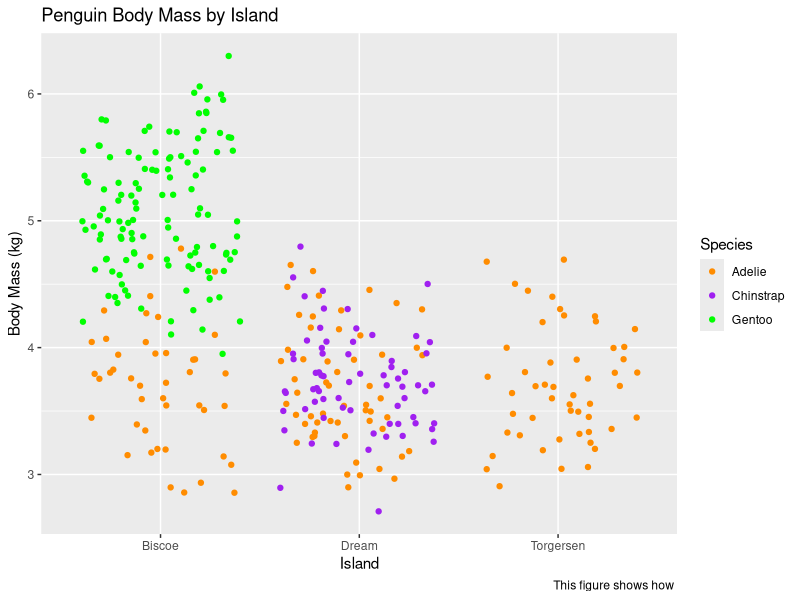
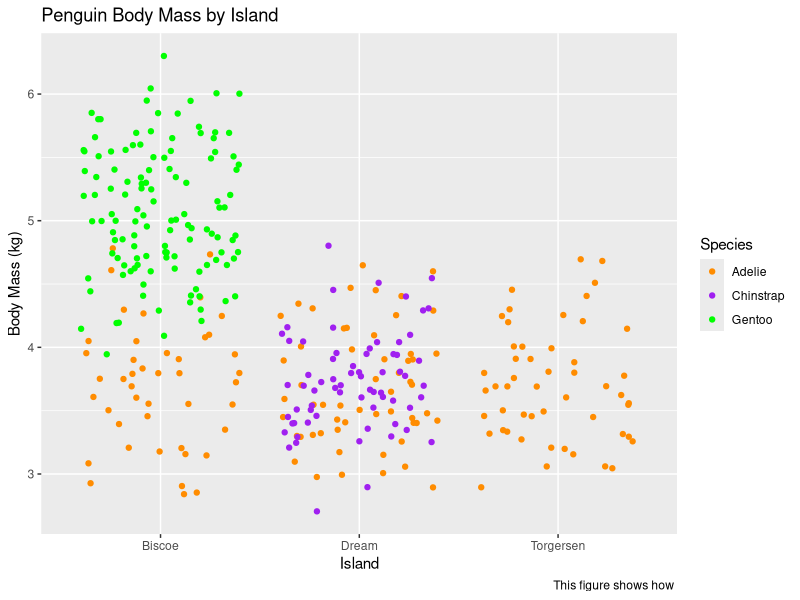

These charts were generated, in order, by the following R code:
#ENV710 Week 1 Assignment
#Jessalyn Chuang
#1/15/25

library(palmerpenguins)
library(tidyverse)
library(ggplot2)

df <- penguins
g_to_kg <- 1/1000
#Create new column for body mass in kg to avoid converting everytime
df$body_mass_kg <- df$body_mass_g * g_to_kg

#(1) Measures of location----
#a. What is the mean penguin body mass (in kilograms)?
mean <- mean(df$body_mass_kg, na.rm = TRUE) 
cat("The mean penguin body mass is", mean, "kg.")

#b. What is the median penguin body mass (in kilograms)?
median <- median(df$body_mass_kg, na.rm = TRUE) 
cat("The median penguin body mass is", median, "kg.")

#c. What are the 5th and 95th percentile penguin body masses (in kilograms)?
quantile <- quantile(df$body_mass_kg, probs = c(0.05,0.95), na.rm = TRUE) 
cat("The 5th percentile penguin body mass is", quantile[1], "kg.")
cat("The 95th percentile penguin body mass is", quantile[2], "kg.")

#(2) Measures of spread----
#a. What is the range in penguin body mass (in kilograms)?
range_vals <- range(df$body_mass_kg, na.rm = TRUE)
range <- range_vals[2] - range_vals[1]
cat("The range in penguin body mass is", range, "kg.")

#b. What is the standard deviation in penguin body mass (in kilograms)?
standard_dev <- sd(df$body_mass_kg, na.rm = TRUE)
cat("The standard deviation in penguin body mass is", standard_dev, "kg.")

#c. What is the variance in penguin body mass (in kilograms)?
variance <- var(df$body_mass_kg, na.rm = TRUE)
cat("The variance in penguin body mass is", variance, "kg.")

#(3) Visualize Data----
#a. Make a scatterplot of penguin body mass (in kilograms, on the y axis) by 
#island (on the x axis) and color the points by species. Use geom_jitter() 
#instead of geom_point() to spread the points out and better see their distribution
body_mass_fig <- ggplot(data = df,
                        aes(x = island,
                            y = body_mass_kg,
                            color = species)) +
  geom_jitter() +
  scale_color_manual(values = c("darkorange",
                                "purple",
                                "green")) +
  labs(x = "Island",
       y = "Body Mass (kg)",
       title = "Penguin Body Mass by Island",
       color = "Species",
       caption = "This figure shows how ")

body_mass_fig

#Export plot
ggsave(body_mass_fig,
       filename = "assignment1.jpg",
       height = 12,
       width = 15,
       units = "cm") #units can also be in 'in', 'mm', and 'px'

#b. Write a figure caption describing the contents of the figure.
#See figure above

#c. What do you notice about the species distribution across the islands?

#d. How do the raw values of penguin body mass compare to the mean penguin body 
#mass you calculated above?